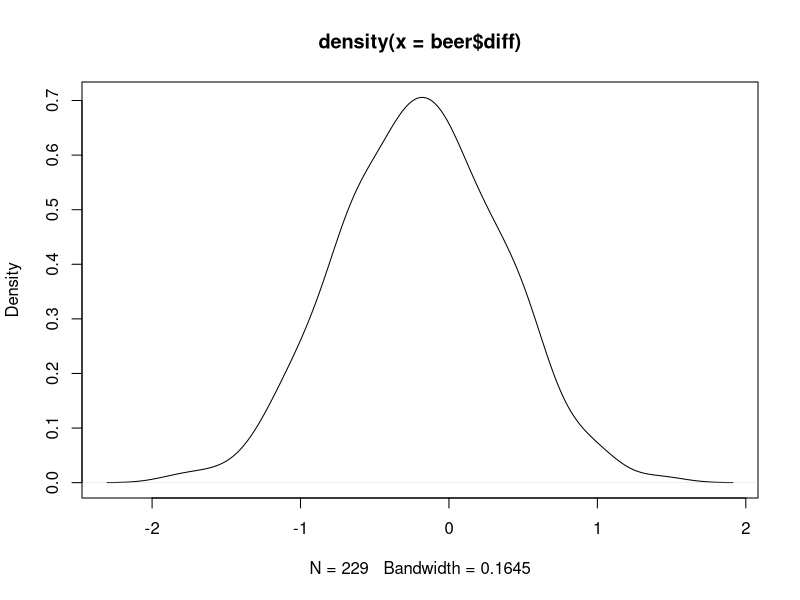
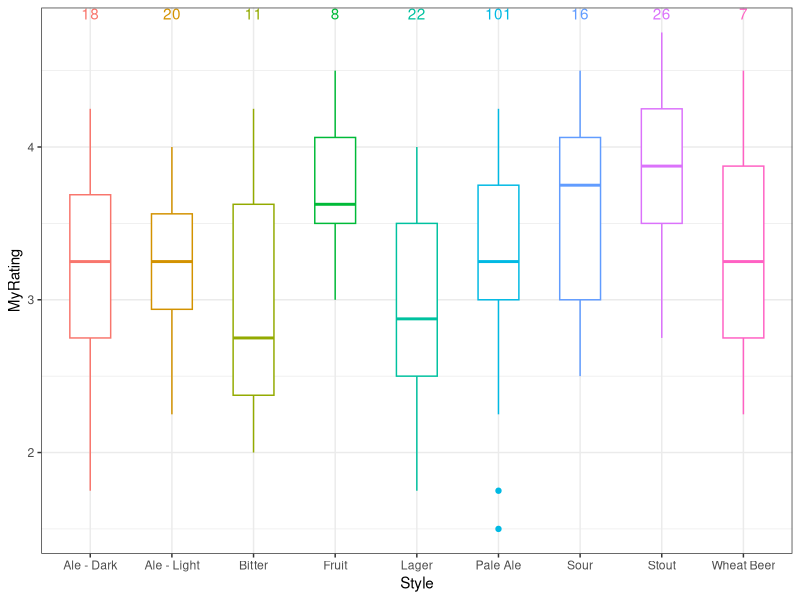
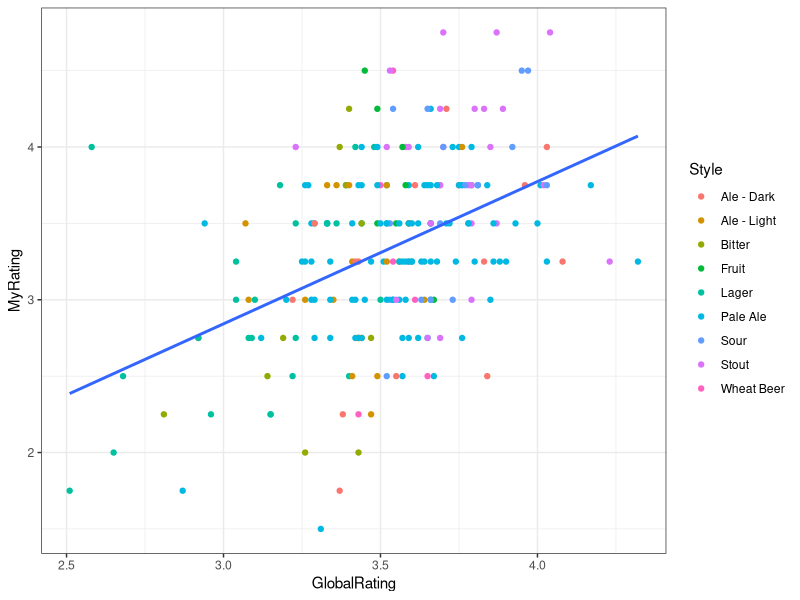
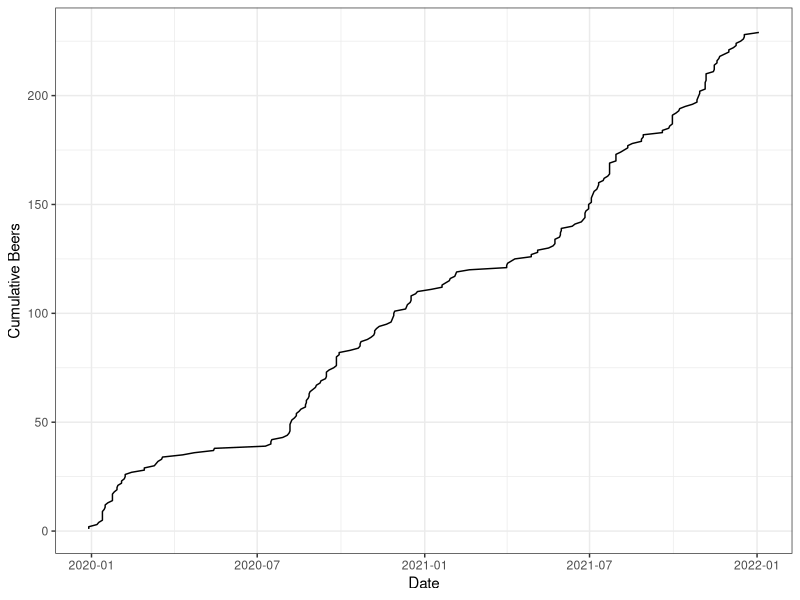
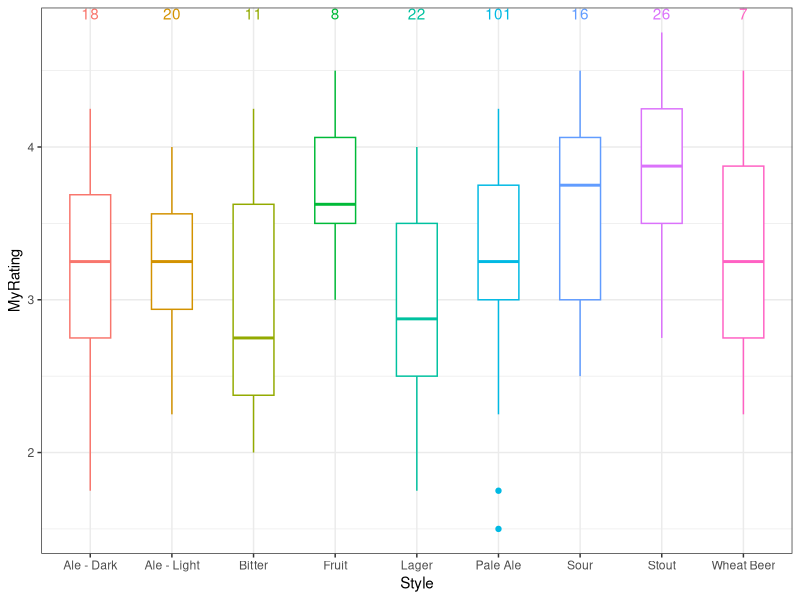
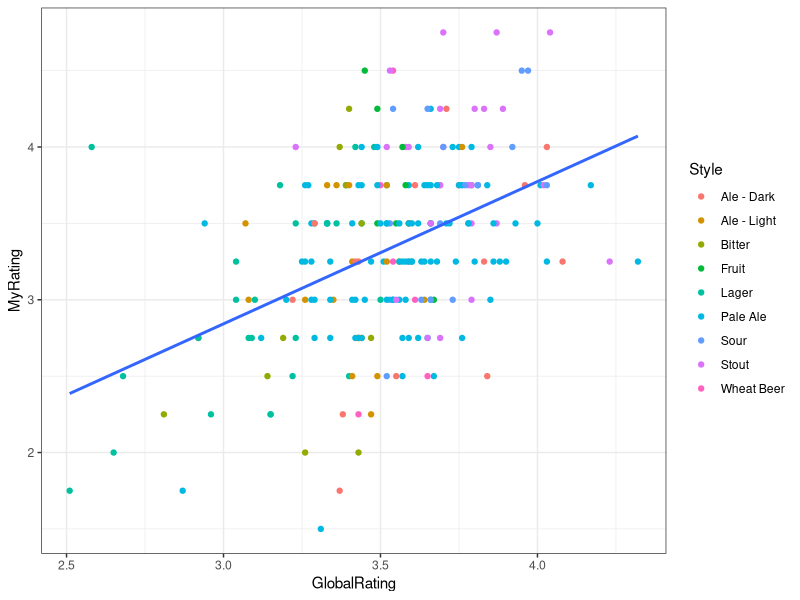
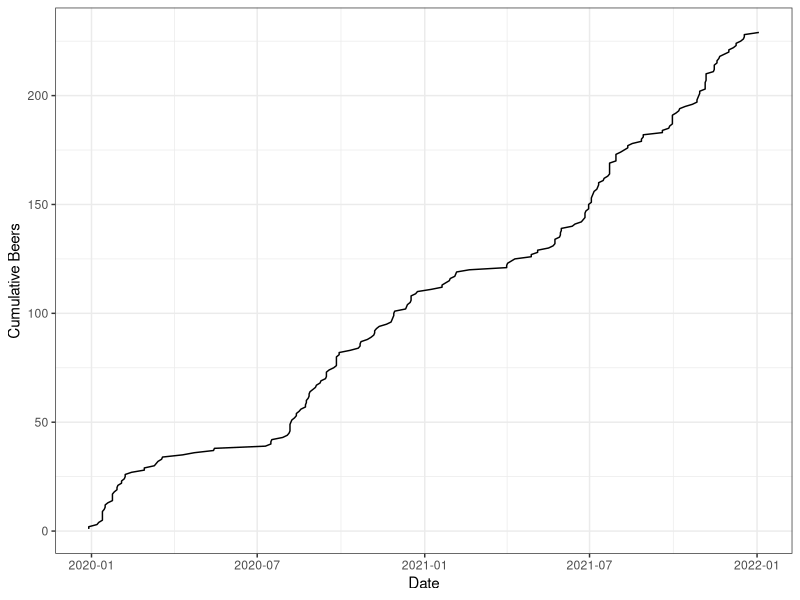

Recreate these plots in R, in order.
library(tidyverse)
library(readxl)
beer=read_excel("beer.xlsx")


beer=beer%>%mutate(diff=MyRating-GlobalRating,
                   n=row_number())


plot(density(beer$diff))

summary(lm(data=beer, formula = MyRating~GlobalRating))
cor.test(beer$MyRating, beer$GlobalRating)

tapply(beer$diff, beer$Style, summary)

beer%>%group_by(Style)%>%summarise(n=n(), mean=mean(diff), sd=sd(diff, na.rm=T))

count=beer%>%group_by(Style)%>%tally()

ggplot(data=beer, aes(y=MyRating, color=Style, x=Style))+geom_boxplot(width=0.5)+
  geom_text(data = count,
            aes(Style, Inf, label = n), vjust = 1)+
  theme_bw()+
  theme(legend.position = "none")
ggsave("Plots/Ratingbystlye.png", device = "png", height = 5.68, width = 9.4, units = "in")
  

ggplot(data=beer, aes(x=GlobalRating, y=MyRating))+
  geom_point(aes(color=Style))+
  geom_smooth(method="lm", se=F)+
  theme_bw()
ggsave("Plots/Ratingbyglobal.png", device = "png", height = 5.68, width = 9.4, units = "in")

beer %>% ggplot(aes(x=Date, y=n))+
  geom_line()+
  ylab("Cumulative Beers")+
  theme_bw()
ggsave("Plots/Culativebeers.png", device = "png", height = 5.68, width = 9.4, units = "in")

  

